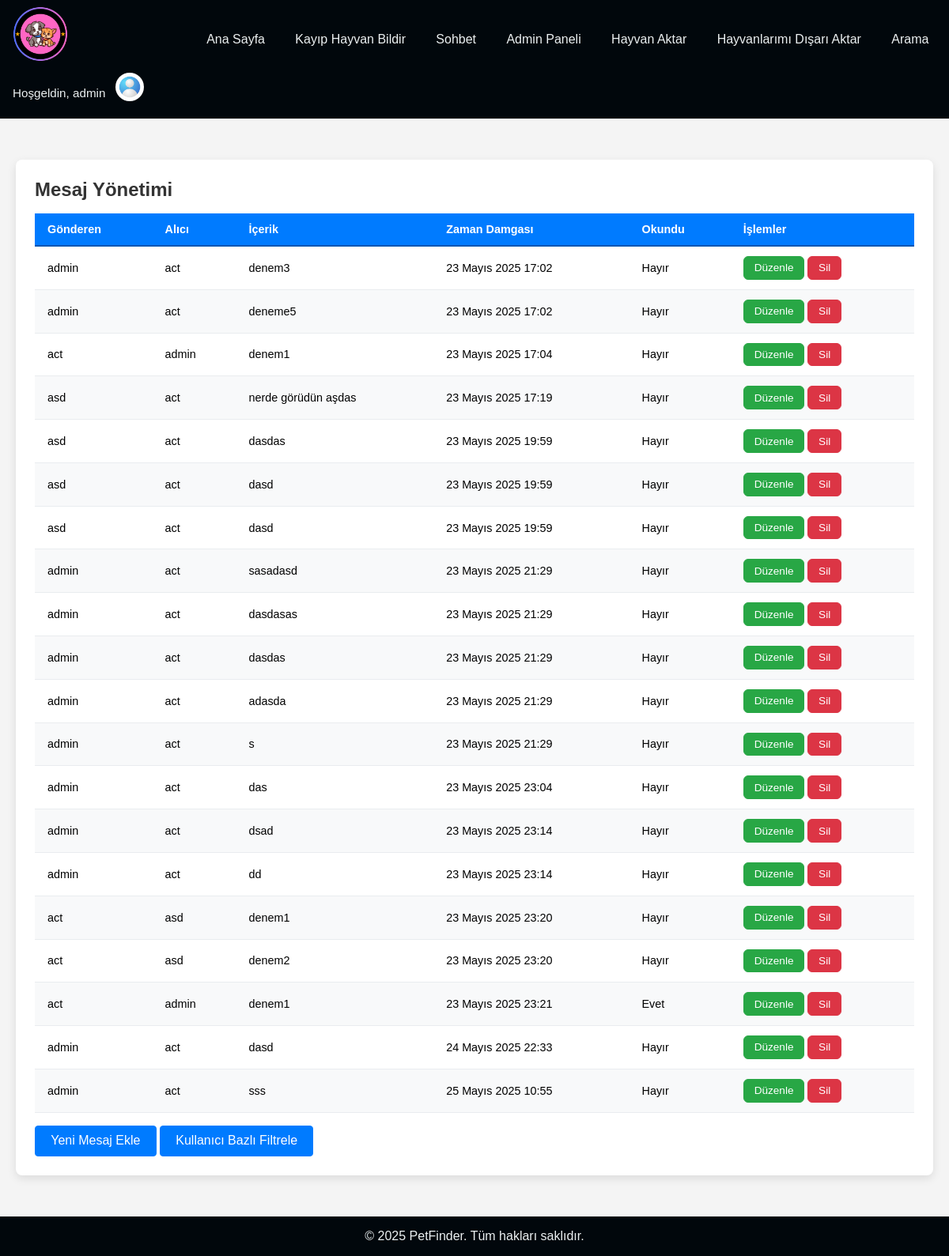
Before: /mainpage/admin/messages/ (signed in) with the older database file.
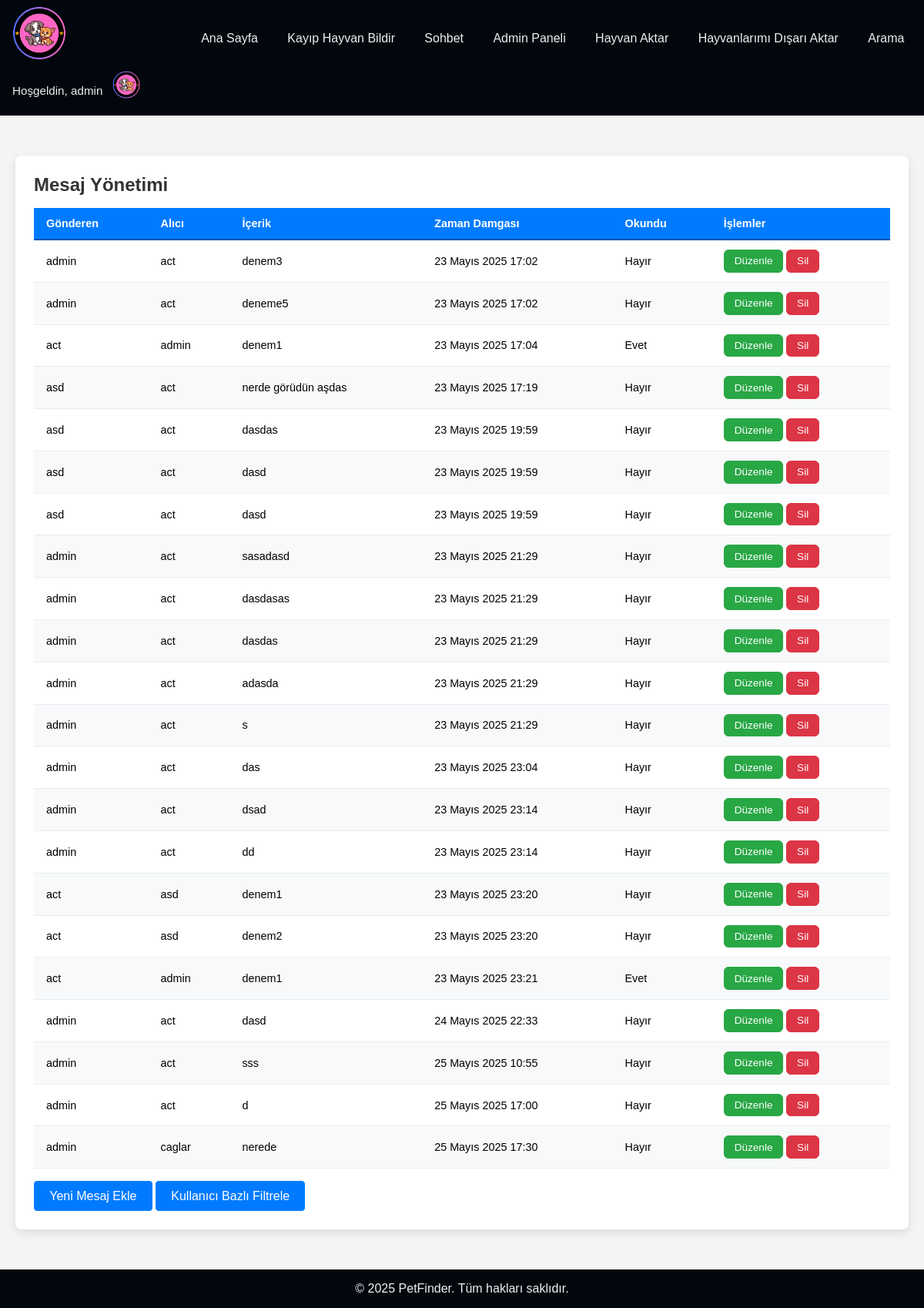
After: the same page with the newer database file.
### mainpage/models.py (models this page shows, shortened)
class Message(models.Model):
    sender = models.ForeignKey(User, on_delete=models.CASCADE, related_name='sent_messages', verbose_name="Gönderen")
    receiver = models.ForeignKey(User, on_delete=models.CASCADE, related_name='received_messages', verbose_name="Alıcı")
    content = models.TextField(verbose_name="Mesaj")
    timestamp = models.DateTimeField(verbose_name="Zaman Damgası")
    is_read = models.BooleanField(default=False, verbose_name="Okundu")

### accounts/models.py (models this page shows, shortened)
class UserProfile(models.Model):
    user = models.OneToOneField(User, on_delete=models.CASCADE, related_name='profile')
    profile_picture = models.ImageField(upload_to='profile_pics/', blank=True)
    contact_number = models.CharField(max_length=20, blank=True)

### mainpage/views.py (the view)
# urls.py: path('admin/messages/', views.admin_message_list, name='admin_message_list'),
@staff_member_required
def admin_message_list(request):
    messages = Message.objects.all()
    return render(request, 'admin/message_list.html', {'messages': messages})

### mainpage/context_processors.py (called while the page is built)
def user_profile(request):
    if request.user.is_authenticated:
        try:
            profile = UserProfile.objects.get(user=request.user)
        except UserProfile.DoesNotExist:
            profile = None
    else:
        profile = None
    return {'user_profile': profile}

### mainpage/templates/admin/message_list.html (shortened to what this page needs)
{% extends 'mainpage/base.html' %}
{% load static %}
{% block extra_css %}
    <link rel="stylesheet" href="{% static 'mainpage/admin_pet_list.css' %}">
{% endblock %}
{% block content %}
    <main>
        <section>
            <div class="admin-pet-list-container">
            <h1>Mesaj Yönetimi</h1>
            <table>
                <thead>
                    <tr>
                        <th>Gönderen</th>
                        <th>Alıcı</th>
                        <th>İçerik</th>
                        <th>Zaman Damgası</th>
                        <th>Okundu</th>
                        <th>İşlemler</th>
                    </tr>
                </thead>
                <tbody>
                    {% for message in messages %}
                        <tr>
                            <td>{{ message.sender.username }}</td>
                            <td>{{ message.receiver.username }}</td>
                            <td>{{ message.content|truncatechars:50 }}</td>
                            <td>{{ message.timestamp }}</td>
                            <td>{{ message.is_read|yesno:"Evet,Hayır" }}</td>
                            <td>
                                <a class="bt green" href="{% url 'mainpage:admin_message_edit' message.pk %}">Düzenle</a>
                                <a class="bt red" href="{% url 'mainpage:admin_message_delete' message.pk %}">Sil</a>
                            </td>
                        </tr>
                    {% empty %}
                        <tr><td colspan="6">Kayıtlı mesaj bulunmuyor.</td></tr>
                    {% endfor %}
                </tbody>
            </table>
            <div class="actions">
                <a href="{% url 'mainpage:admin_message_add' %}" class="button add-new">Yeni Mesaj Ekle</a>
                <a href="{% url 'mainpage:admin_message_list_filtered' %}" class="button">Kullanıcı Bazlı Filtrele</a>
            </div>
            </div>
        </section>
    </main>
{% endblock %}

### mainpage/templates/mainpage/base.html (shortened to what this page needs)
{% load static %}
<!DOCTYPE html>
<html lang="en">
<head>
    <link rel="stylesheet" href="{% static 'mainpage/style.css' %}">
     {% block extra_css %}{% endblock %}
    <link href="https://cdn.jsdelivr.net/npm/select2@4.1.0-rc.0/dist/css/select2.min.css" rel="stylesheet" />
</head>
<body>
<nav class="navbar">
    <div class="navbar__logo">
      <a href="{% url 'mainpage:pet_list' %}">
        <img src="{% static 'mainpage/logo.png' %}" alt="PetFinder Logo">
      </a>
    </div>
    <div class="navbar__links">
      <a href="{% url 'mainpage:pet_list' %}">Ana Sayfa</a>
      <a href="{% url 'mainpage:pet_report' %}">Kayıp Hayvan Bildir</a>
      <a href="{% url 'mainpage:chat_list' %}">Sohbet</a>
      {% if user.is_staff %}
        <a href="{% url 'mainpage:admin_views' %}">Admin Paneli</a>
      {% endif %}
      <a href="{% url 'mainpage:import_pets' %}">Hayvan Aktar</a>
      <a href="{% url 'mainpage:export_pets' %}">Hayvanlarımı Dışarı Aktar</a>
      <a href="{% url 'mainpage:pet_search' %}">Arama</a>
    </div>
    <div class="navbar__user">
      {% if user.is_authenticated %}
        <span class="navbar__greeting">Hoşgeldin, {{ user.username }}</span>
        <div class="profile-dropdown">
          <div class="profile-toggle">
            {% if user_profile.profile_picture %}
              <img
                class="navbar__avatar"
                src="{{ user_profile.profile_picture.url }}"
                alt="Profil Resmi"
              >
            {% else %}
              <img
                class="navbar__avatar"
                src="{% static 'mainpage/default_profile.jpg' %}"
                alt="Profil Resmi"
              >
            {% endif %}
          </div>
        </div>
      {% else %}
      <div class="navbar__links">
        <a href="{% url 'accounts:login' %}">Giriş</a>
        <a href="{% url 'accounts:register' %}">Kayıt Ol</a>
      </div>
      {% endif %}
    </div>
  </nav>
   <div class="content">
    {% block content %}{% endblock %}
  </div>
  <footer class="footer">
    <div class="copyright">
      © 2025 PetFinder. Tüm hakları saklıdır.
    </div>
  </footer>
</body>
</html>

Changed rows visible on the page:
now on this page (row edited): UserProfile: profile_picture (picture)
changed Message "23 Mayıs 2025 17:04": is_read "Hayır" → "Evet"
added Message: sender.username "admin", receiver.username "act", content "d", timestamp "25 Mayıs 2025 17:00", is_read "Hayır"
added Message: sender.username "admin", receiver.username "caglar", content "nerede", timestamp "25 Mayıs 2025 17:30", is_read "Hayır"
